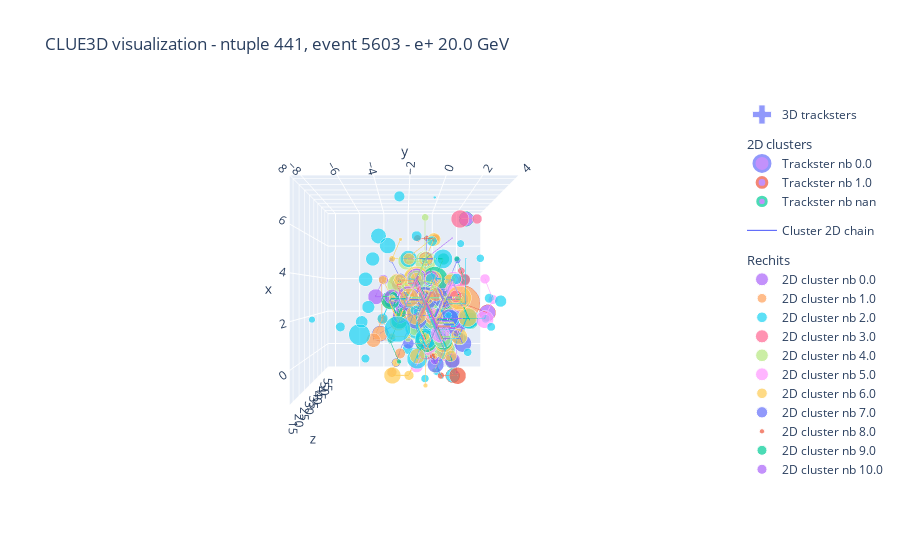

Source (notebook cell):
### Code cell
vis_3d = (Clue3DVisualization(event)
    .add3DClusters()
    .add2DClusters()
    .addRechits()
    .addImpactTrajectory()
)
vis_3d.fig.show()
